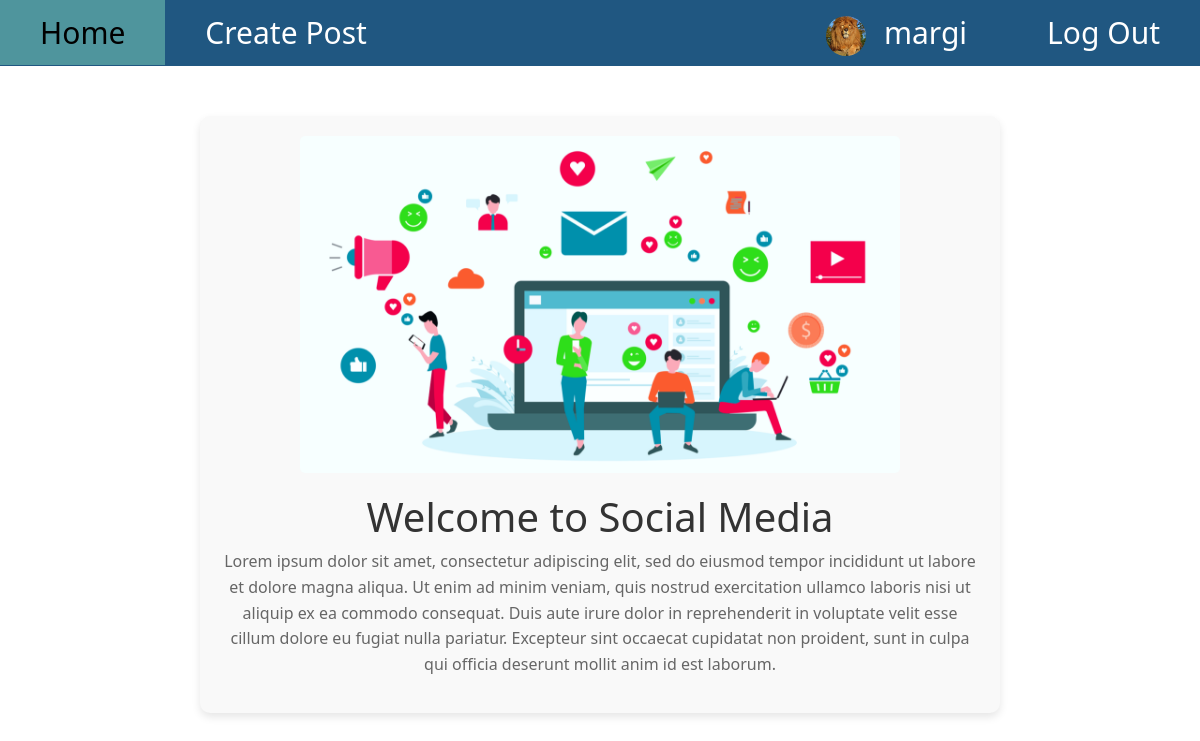
Page / (signed in) on the committed database.
### core/models.py (models this page shows, shortened)
class CustomUser(AbstractUser):
    image = models.ImageField(upload_to="profile_icons")
    def get_groups(self):
        groups = []
        for group in self.groups.all():
            groups.append(group.name)
        return ' '.join(groups)
    get_groups.short_description = 'Groups'

### core/views.py (the view)
# urls.py: path("", views.WelcomeView.as_view(), name="welcome"),
class WelcomeView(TemplateView):
    template_name = "core/welcome.html"

### core/templates/core/welcome.html (shortened to what this page needs)
{% extends "base.html" %}
{% load static %}
{% block css_files %}<link rel="stylesheet" href="{% static 'core/welcome.css' %}">{% endblock %}
{% block content %}
  <div class="welcome-container">
      <div class="content-box">
        <img src="{% static 'core/images/social-media-welcome.png' %}" alt="Welcome Image" class="welcome-image">
        <div class="text-box">
          <h1>Welcome to Social Media</h1>
          <p>Lorem ipsum dolor sit amet, consectetur adipiscing elit, sed do eiusmod tempor incididunt ut labore et dolore magna aliqua. Ut enim ad minim veniam, quis nostrud exercitation ullamco laboris nisi ut aliquip ex ea commodo consequat. Duis aute irure dolor in reprehenderit in voluptate velit esse cillum dolore eu fugiat nulla pariatur. Excepteur sint occaecat cupidatat non proident, sunt in culpa qui officia deserunt mollit anim id est laborum.</p>
        </div>
      </div>
  </div>
{% endblock %}

### templates/base.html (shortened to what this page needs)
{% load static %}
<!DOCTYPE html>
<html lang="en">
<head>
    <link rel="stylesheet" href="{% static 'styles.css' %}">
    <link href="https://cdn.jsdelivr.net/npm/bootstrap@5.3.3/dist/css/bootstrap.min.css" rel="stylesheet">
    {% block css_files %}{% endblock %}
</head>
<body>
  {% if user.is_authenticated %}
      <div class="top-nav">
        <a href="{% url 'home' %}">Home</a>
        <a href="{% url 'create_post' %}">Create Post</a>
        <div class="top-right-nav">
          <a href="{% url 'check_user_profile' user.username %}">
              {% if user.image %}
                <img class="profile-image" src="{{ user.image.url }}">
              {% endif %}
              {{ user.username }}
          </a>
          <form action="{% url 'logout' %}" method="POST">
            <button type="submit">Log Out</button>
          </form>
        </div>
      </div>
  {% endif %}
{% block content %}{% endblock %}
</body>
</html>

### static/styles.css (style rules this page uses)
body { font-family: "Poppins", sans-serif; }
.top-nav { background-color: #205781; overflow: hidden; }
.top-nav a, .top-nav button { all: unset; float: left; color: #FFFFFF; text-align: center; text-decoration: none; font-size: 30px; padding: 10px 40px; cursor: pointer; }
.top-right-nav { float: right; display: flex; align-items: center; }
.profile-image { width: 40px; height: 40px; border-radius: 50%; object-fit: cover; margin-right: 10px }

### core/static/core/welcome.css (style rules this page uses)
.welcome-container { text-align: center; margin-top: 50px; }
.content-box { background-color: #f9f9f9; padding: 20px; border-radius: 10px; box-shadow: 0 4px 8px rgba(0, 0, 0, 0.1); max-width: 800px; margin: 0 auto; }
.welcome-image { width: 100%; max-width: 600px; height: auto; margin-bottom: 20px; border-radius: 5px; }
.text-box { text-align: center; }
.text-box h1 { margin-top: 0; color: #333; }
.text-box p { font-size: 16px; line-height: 1.6; color: #666; }

### rows in the picture
CustomUser: image (picture), username "margi"
